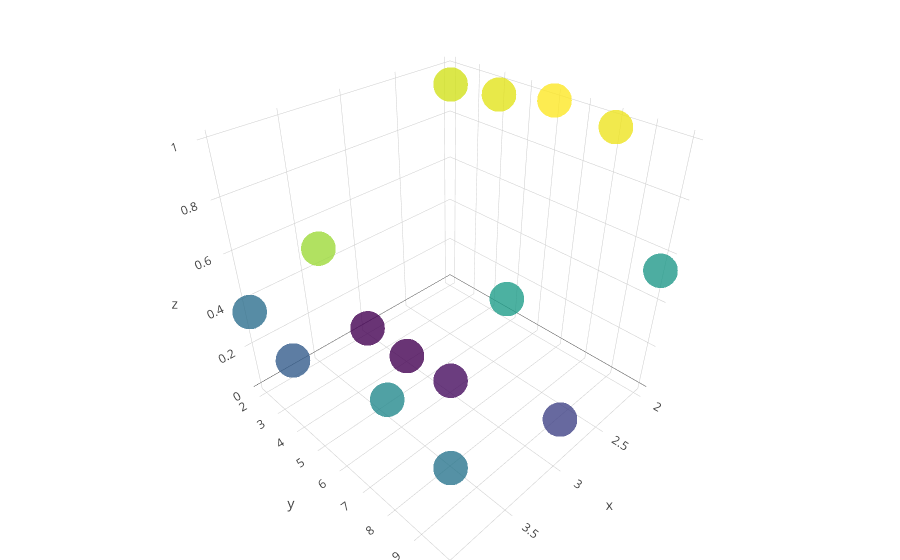

The notebook cell saved with this chart:
### Markdown cell above
Independant play take 3 (20k frames)

### Code cell
stats = {(3, 2, 100): (0.000000, 0.000000, 0.000000), (2, 2, 100): (0.924391, 0.000000, 0.075610), (4, 2, 100): (0.360272, 0.303520, 0.336210), (3, 4, 100): (0.000000, 0.000000, 0.000000), (4, 4, 100): (0.292486, 0.573048, 0.134468), (2, 4, 100): (0.947879, 0.000000, 0.052121), (3, 6, 100): (0.032139, 0.490857, 0.477004), (4, 6, 100): (0.846351, 0.116203, 0.037448), (2, 6, 100): (0.991184, 0.000000, 0.008816), (3, 8, 100): (0.547971, 0.387775, 0.064255), (4, 8, 100): (0.462840, 0.322210, 0.214954), (2, 8, 100): (0.968693, 0.000000, 0.031308), (4, 10, 100): (0.389465, 0.349644, 0.260894), (2, 10, 100): (0.534829, 0.000000, 0.465171), (3, 10, 100): (0.196782, 0.737749, 0.065473), }
plot_stats(stats)
